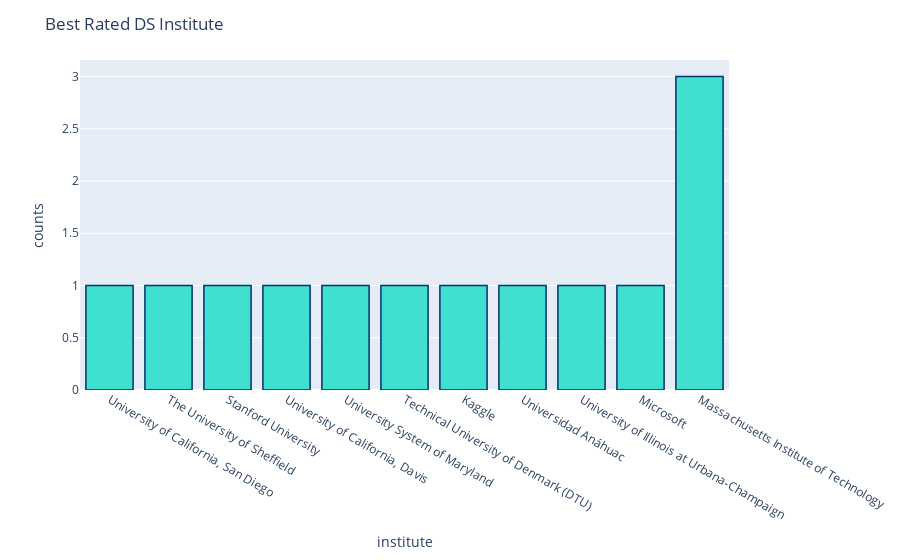

The notebook cell saved with this chart:
### Code cell
# best rated DS institute counts:

institute_count= pd.DataFrame({'institute':bestRated["institute"].value_counts().index, 'counts':bestRated["institute"].value_counts().values}).sort_values("counts")
fig = px.bar(institute_count, x='institute', y='counts')
fig.update_traces(marker_color="turquoise",marker_line_color='rgb(8,48,107)',
                  marker_line_width=1.5)
fig.update_layout(title_text='Best Rated DS Institute')
# py.plot(fig)
fig.show()

### Figure 1 — Plotly figure (JSON) as saved in the notebook; plotly's stock layout.template omitted (floating-point values rounded to 4 significant figures)
{"data": [{"alignmentgroup": "True", "hovertemplate": "institute=%{x}<br>counts=%{y}<extra></extra>", "legendgroup": "", "marker": {"color": "turquoise", "line": {"color": "rgb(8,48,107)", "width": 1.5}}, "name": "", "offsetgroup": "", "orientation": "v", "showlegend": false, "textposition": "auto", "type": "bar", "x": ["University of California, San Diego", "The University of Sheffield", "Stanford University", "University of California, Davis", "University System of Maryland", "Technical University of Denmark (DTU)", "Kaggle", "Universidad Anáhuac", "University of Illinois at Urbana-Champaign", "Microsoft", "Massachusetts Institute of Technology"], "xaxis": "x", "y": [1, 1, 1, 1, 1, 1, 1, 1, 1, 1, 3], "yaxis": "y"}], "layout": {"barmode": "relative", "legend": {"tracegroupgap": 0}, "margin": {"t": 60}, "title": {"text": "Best Rated DS Institute"}, "xaxis": {"anchor": "y", "domain": [0, 1], "title": {"text": "institute"}}, "yaxis": {"anchor": "x", "domain": [0, 1], "title": {"text": "counts"}}}}
